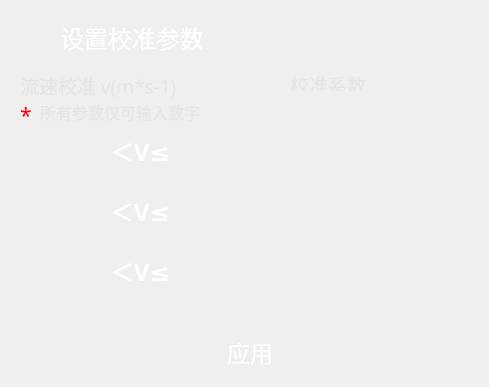
<?xml version="1.0" encoding="UTF-8"?>
<ui version="4.0">
 <class>SHGCVelocimeterSetUpWidget</class>
 <widget class="QWidget" name="SHGCVelocimeterSetUpWidget">
  <property name="geometry">
   <rect>
    <x>0</x>
    <y>0</y>
    <width>489</width>
    <height>387</height>
   </rect>
  </property>
  <property name="minimumSize">
   <size>
    <width>489</width>
    <height>387</height>
   </size>
  </property>
  <property name="windowTitle">
   <string>Form</string>
  </property>
  <property name="styleSheet">
   <string notr="true">background-image: url(:/images/resources/images/ui/flowVelocityMeasurement/VelocimeterInteractiveWidget_background.png);</string>
  </property>
  <widget class="QWidget" name="widget" native="true">
   <property name="geometry">
    <rect>
     <x>0</x>
     <y>0</y>
     <width>489</width>
     <height>387</height>
    </rect>
   </property>
   <property name="minimumSize">
    <size>
     <width>489</width>
     <height>387</height>
    </size>
   </property>
   <widget class="QPushButton" name="return_pushButton">
    <property name="geometry">
     <rect>
      <x>0</x>
      <y>10</y>
      <width>48</width>
      <height>48</height>
     </rect>
    </property>
    <property name="minimumSize">
     <size>
      <width>48</width>
      <height>48</height>
     </size>
    </property>
    <property name="styleSheet">
     <string notr="true">outline:0px;
background: transparent;
border-width:0;
border-style:outset;</string>
    </property>
    <property name="text">
     <string/>
    </property>
    <property name="icon">
     <iconset resource="../../qgc.qrc">
      <normaloff>:/images/resources/images/ui/flowVelocityMeasurement/velocimeterSetUpWidget_return.png</normaloff>:/images/resources/images/ui/flowVelocityMeasurement/velocimeterSetUpWidget_return.png</iconset>
    </property>
    <property name="iconSize">
     <size>
      <width>48</width>
      <height>48</height>
     </size>
    </property>
    <property name="flat">
     <bool>true</bool>
    </property>
   </widget>
   <widget class="QPushButton" name="close_pushButton">
    <property name="geometry">
     <rect>
      <x>440</x>
      <y>10</y>
      <width>48</width>
      <height>48</height>
     </rect>
    </property>
    <property name="minimumSize">
     <size>
      <width>48</width>
      <height>48</height>
     </size>
    </property>
    <property name="styleSheet">
     <string notr="true">outline:0px;
background: transparent;
border-width:0;
border-style:outset;</string>
    </property>
    <property name="text">
     <string/>
    </property>
    <property name="icon">
     <iconset resource="../../qgc.qrc">
      <normaloff>:/images/resources/images/ui/flowVelocityMeasurement/velocimeterSetUpWidget_close.png</normaloff>:/images/resources/images/ui/flowVelocityMeasurement/velocimeterSetUpWidget_close.png</iconset>
    </property>
    <property name="iconSize">
     <size>
      <width>48</width>
      <height>48</height>
     </size>
    </property>
    <property name="flat">
     <bool>true</bool>
    </property>
   </widget>
   <widget class="QLabel" name="label">
    <property name="geometry">
     <rect>
      <x>60</x>
      <y>20</y>
      <width>151</width>
      <height>31</height>
     </rect>
    </property>
    <property name="font">
     <font>
      <family>思源黑体</family>
     </font>
    </property>
    <property name="styleSheet">
     <string notr="true">outline:0px;
background: transparent;
border-width:0;
border-style:outset;</string>
    </property>
    <property name="text">
     <string>&lt;html&gt;&lt;head/&gt;&lt;body&gt;&lt;p&gt;&lt;span style=&quot; font-size:18pt; color:#ffffff;&quot;&gt;设置校准参数&lt;/span&gt;&lt;/p&gt;&lt;/body&gt;&lt;/html&gt;</string>
    </property>
   </widget>
   <widget class="QLabel" name="label_2">
    <property name="geometry">
     <rect>
      <x>20</x>
      <y>70</y>
      <width>161</width>
      <height>31</height>
     </rect>
    </property>
    <property name="font">
     <font>
      <family>思源黑体</family>
     </font>
    </property>
    <property name="styleSheet">
     <string notr="true">outline:0px;
background: transparent;
border-width:0;
border-style:outset;</string>
    </property>
    <property name="text">
     <string>&lt;html&gt;&lt;head/&gt;&lt;body&gt;&lt;p&gt;&lt;span style=&quot; font-size:14pt; color:#e5e5e5;&quot;&gt;流速校准 v(m*s-1)&lt;/span&gt;&lt;/p&gt;&lt;/body&gt;&lt;/html&gt;</string>
    </property>
   </widget>
   <widget class="QLabel" name="label_3">
    <property name="geometry">
     <rect>
      <x>20</x>
      <y>100</y>
      <width>16</width>
      <height>21</height>
     </rect>
    </property>
    <property name="font">
     <font>
      <family>思源黑体</family>
     </font>
    </property>
    <property name="styleSheet">
     <string notr="true">outline:0px;
background: transparent;
border-width:0;
border-style:outset;</string>
    </property>
    <property name="text">
     <string>&lt;html&gt;&lt;head/&gt;&lt;body&gt;&lt;p&gt;&lt;span style=&quot; font-size:16pt; color:#ff0000;&quot;&gt;*&lt;/span&gt;&lt;/p&gt;&lt;/body&gt;&lt;/html&gt;</string>
    </property>
   </widget>
   <widget class="QLabel" name="label_4">
    <property name="geometry">
     <rect>
      <x>40</x>
      <y>100</y>
      <width>171</width>
      <height>21</height>
     </rect>
    </property>
    <property name="font">
     <font>
      <family>思源黑体</family>
     </font>
    </property>
    <property name="styleSheet">
     <string notr="true">outline:0px;
background: transparent;
border-width:0;
border-style:outset;</string>
    </property>
    <property name="text">
     <string>&lt;html&gt;&lt;head/&gt;&lt;body&gt;&lt;p&gt;&lt;span style=&quot; font-size:12pt; color:#e5e5e5;&quot;&gt;所有参数仅可输入数字&lt;/span&gt;&lt;/p&gt;&lt;/body&gt;&lt;/html&gt;</string>
    </property>
   </widget>
   <widget class="QLabel" name="label_5">
    <property name="geometry">
     <rect>
      <x>290</x>
      <y>70</y>
      <width>81</width>
      <height>21</height>
     </rect>
    </property>
    <property name="font">
     <font>
      <family>思源黑体</family>
     </font>
    </property>
    <property name="styleSheet">
     <string notr="true">outline:0px;
background: transparent;
border-width:0;
border-style:outset;</string>
    </property>
    <property name="text">
     <string>&lt;html&gt;&lt;head/&gt;&lt;body&gt;&lt;p&gt;&lt;span style=&quot; font-size:14pt; color:#e5e5e5;&quot;&gt;校准系数&lt;/span&gt;&lt;/p&gt;&lt;/body&gt;&lt;/html&gt;</string>
    </property>
   </widget>
   <widget class="QScrollArea" name="scrollArea">
    <property name="geometry">
     <rect>
      <x>0</x>
      <y>121</y>
      <width>489</width>
      <height>200</height>
     </rect>
    </property>
    <property name="minimumSize">
     <size>
      <width>489</width>
      <height>200</height>
     </size>
    </property>
    <property name="styleSheet">
     <string notr="true">outline:0px;
background: transparent;
border-width:0;
border-style:outset;</string>
    </property>
    <property name="widgetResizable">
     <bool>true</bool>
    </property>
    <widget class="QWidget" name="scrollAreaWidgetContents">
     <property name="geometry">
      <rect>
       <x>0</x>
       <y>0</y>
       <width>489</width>
       <height>200</height>
      </rect>
     </property>
     <widget class="QWidget" name="widget_2" native="true">
      <property name="geometry">
       <rect>
        <x>0</x>
        <y>0</y>
        <width>491</width>
        <height>61</height>
       </rect>
      </property>
      <property name="styleSheet">
       <string notr="true">outline:0px;
background: transparent;
border-width:0;
border-style:outset;</string>
      </property>
      <widget class="QLineEdit" name="greaterThan_lineEdit">
       <property name="geometry">
        <rect>
         <x>20</x>
         <y>10</y>
         <width>80</width>
         <height>48</height>
        </rect>
       </property>
       <property name="minimumSize">
        <size>
         <width>80</width>
         <height>48</height>
        </size>
       </property>
       <property name="styleSheet">
        <string notr="true">background-image: url(:/images/resources/images/ui/flowVelocityMeasurement/inputBoxOK.png);
outline:0px;
border-width:0;
border-style:outset;</string>
       </property>
      </widget>
      <widget class="QLabel" name="V_label">
       <property name="geometry">
        <rect>
         <x>110</x>
         <y>10</y>
         <width>61</width>
         <height>41</height>
        </rect>
       </property>
       <property name="font">
        <font>
         <family>Source Han Sans CN</family>
        </font>
       </property>
       <property name="styleSheet">
        <string notr="true">outline:0px;
background: transparent;
border-width:0;
border-style:outset;</string>
       </property>
       <property name="text">
        <string>&lt;html&gt;&lt;head/&gt;&lt;body&gt;&lt;p&gt;&lt;span style=&quot; font-size:18pt; font-weight:600; color:#ffffff;&quot;&gt;＜V≤&lt;/span&gt;&lt;/p&gt;&lt;/body&gt;&lt;/html&gt;</string>
       </property>
      </widget>
      <widget class="QLineEdit" name="lessThan_lineEdit">
       <property name="geometry">
        <rect>
         <x>180</x>
         <y>10</y>
         <width>80</width>
         <height>48</height>
        </rect>
       </property>
       <property name="minimumSize">
        <size>
         <width>80</width>
         <height>48</height>
        </size>
       </property>
       <property name="styleSheet">
        <string notr="true">background-image: url(:/images/resources/images/ui/flowVelocityMeasurement/inputBoxOK.png);
outline:0px;
border-width:0;
border-style:outset;</string>
       </property>
      </widget>
      <widget class="QPushButton" name="reduce_pushButton">
       <property name="geometry">
        <rect>
         <x>380</x>
         <y>10</y>
         <width>48</width>
         <height>48</height>
        </rect>
       </property>
       <property name="minimumSize">
        <size>
         <width>48</width>
         <height>48</height>
        </size>
       </property>
       <property name="font">
        <font>
         <family>Agency FB</family>
        </font>
       </property>
       <property name="styleSheet">
        <string notr="true">outline:0px;
background: transparent;
border-width:0;
border-style:outset;</string>
       </property>
       <property name="text">
        <string/>
       </property>
       <property name="icon">
        <iconset resource="../../qgc.qrc">
         <normaloff>:/images/resources/images/ui/flowVelocityMeasurement/velocimeterSetUpWidget_reduce.png</normaloff>:/images/resources/images/ui/flowVelocityMeasurement/velocimeterSetUpWidget_reduce.png</iconset>
       </property>
       <property name="iconSize">
        <size>
         <width>48</width>
         <height>48</height>
        </size>
       </property>
      </widget>
      <widget class="QPushButton" name="plus_pushButton">
       <property name="geometry">
        <rect>
         <x>430</x>
         <y>10</y>
         <width>48</width>
         <height>48</height>
        </rect>
       </property>
       <property name="minimumSize">
        <size>
         <width>48</width>
         <height>48</height>
        </size>
       </property>
       <property name="styleSheet">
        <string notr="true">outline:0px;
background: transparent;
border-width:0;
border-style:outset;</string>
       </property>
       <property name="text">
        <string/>
       </property>
       <property name="icon">
        <iconset resource="../../qgc.qrc">
         <normaloff>:/images/resources/images/ui/flowVelocityMeasurement/velocimeterSetUpWidget_plus.png</normaloff>:/images/resources/images/ui/flowVelocityMeasurement/velocimeterSetUpWidget_plus.png</iconset>
       </property>
       <property name="iconSize">
        <size>
         <width>48</width>
         <height>48</height>
        </size>
       </property>
      </widget>
      <widget class="QLineEdit" name="coefficient_lineEdit">
       <property name="geometry">
        <rect>
         <x>290</x>
         <y>10</y>
         <width>80</width>
         <height>48</height>
        </rect>
       </property>
       <property name="minimumSize">
        <size>
         <width>80</width>
         <height>48</height>
        </size>
       </property>
       <property name="styleSheet">
        <string notr="true">background-image: url(:/images/resources/images/ui/flowVelocityMeasurement/inputBoxOK.png);
outline:0px;
border-width:0;
border-style:outset;</string>
       </property>
      </widget>
     </widget>
     <widget class="QWidget" name="widget_3" native="true">
      <property name="geometry">
       <rect>
        <x>0</x>
        <y>60</y>
        <width>491</width>
        <height>61</height>
       </rect>
      </property>
      <property name="styleSheet">
       <string notr="true">outline:0px;
background: transparent;
border-width:0;
border-style:outset;</string>
      </property>
      <widget class="QLineEdit" name="greaterThan_lineEdit_2">
       <property name="geometry">
        <rect>
         <x>20</x>
         <y>10</y>
         <width>80</width>
         <height>48</height>
        </rect>
       </property>
       <property name="minimumSize">
        <size>
         <width>80</width>
         <height>48</height>
        </size>
       </property>
       <property name="styleSheet">
        <string notr="true">background-image: url(:/images/resources/images/ui/flowVelocityMeasurement/inputBoxOK.png);
outline:0px;
border-width:0;
border-style:outset;</string>
       </property>
      </widget>
      <widget class="QLabel" name="V_label_2">
       <property name="geometry">
        <rect>
         <x>110</x>
         <y>10</y>
         <width>61</width>
         <height>41</height>
        </rect>
       </property>
       <property name="font">
        <font>
         <family>Source Han Sans CN</family>
        </font>
       </property>
       <property name="styleSheet">
        <string notr="true">outline:0px;
background: transparent;
border-width:0;
border-style:outset;</string>
       </property>
       <property name="text">
        <string>&lt;html&gt;&lt;head/&gt;&lt;body&gt;&lt;p&gt;&lt;span style=&quot; font-size:18pt; font-weight:600; color:#ffffff;&quot;&gt;＜V≤&lt;/span&gt;&lt;/p&gt;&lt;/body&gt;&lt;/html&gt;</string>
       </property>
      </widget>
      <widget class="QLineEdit" name="lessThan_lineEdit_2">
       <property name="geometry">
        <rect>
         <x>180</x>
         <y>10</y>
         <width>80</width>
         <height>48</height>
        </rect>
       </property>
       <property name="minimumSize">
        <size>
         <width>80</width>
         <height>48</height>
        </size>
       </property>
       <property name="styleSheet">
        <string notr="true">background-image: url(:/images/resources/images/ui/flowVelocityMeasurement/inputBoxOK.png);
outline:0px;
border-width:0;
border-style:outset;</string>
       </property>
      </widget>
      <widget class="QPushButton" name="reduce_pushButton_2">
       <property name="geometry">
        <rect>
         <x>380</x>
         <y>10</y>
         <width>48</width>
         <height>48</height>
        </rect>
       </property>
       <property name="minimumSize">
        <size>
         <width>48</width>
         <height>48</height>
        </size>
       </property>
       <property name="font">
        <font>
         <family>Agency FB</family>
        </font>
       </property>
       <property name="styleSheet">
        <string notr="true">outline:0px;
background: transparent;
border-width:0;
border-style:outset;</string>
       </property>
       <property name="text">
        <string/>
       </property>
       <property name="icon">
        <iconset resource="../../qgc.qrc">
         <normaloff>:/images/resources/images/ui/flowVelocityMeasurement/velocimeterSetUpWidget_reduce.png</normaloff>:/images/resources/images/ui/flowVelocityMeasurement/velocimeterSetUpWidget_reduce.png</iconset>
       </property>
       <property name="iconSize">
        <size>
         <width>48</width>
         <height>48</height>
        </size>
       </property>
      </widget>
      <widget class="QPushButton" name="plus_pushButton_2">
       <property name="geometry">
        <rect>
         <x>430</x>
         <y>10</y>
         <width>48</width>
         <height>48</height>
        </rect>
       </property>
       <property name="minimumSize">
        <size>
         <width>48</width>
         <height>48</height>
        </size>
       </property>
       <property name="styleSheet">
        <string notr="true">outline:0px;
background: transparent;
border-width:0;
border-style:outset;</string>
       </property>
       <property name="text">
        <string/>
       </property>
       <property name="icon">
        <iconset resource="../../qgc.qrc">
         <normaloff>:/images/resources/images/ui/flowVelocityMeasurement/velocimeterSetUpWidget_plus.png</normaloff>:/images/resources/images/ui/flowVelocityMeasurement/velocimeterSetUpWidget_plus.png</iconset>
       </property>
       <property name="iconSize">
        <size>
         <width>48</width>
         <height>48</height>
        </size>
       </property>
      </widget>
      <widget class="QLineEdit" name="coefficient_lineEdit_2">
       <property name="geometry">
        <rect>
         <x>290</x>
         <y>10</y>
         <width>80</width>
         <height>48</height>
        </rect>
       </property>
       <property name="minimumSize">
        <size>
         <width>80</width>
         <height>48</height>
        </size>
       </property>
       <property name="styleSheet">
        <string notr="true">background-image: url(:/images/resources/images/ui/flowVelocityMeasurement/inputBoxOK.png);
outline:0px;
border-width:0;
border-style:outset;</string>
       </property>
      </widget>
     </widget>
     <widget class="QWidget" name="widget_4" native="true">
      <property name="geometry">
       <rect>
        <x>0</x>
        <y>120</y>
        <width>491</width>
        <height>61</height>
       </rect>
      </property>
      <property name="styleSheet">
       <string notr="true">outline:0px;
background: transparent;
border-width:0;
border-style:outset;</string>
      </property>
      <widget class="QLineEdit" name="greaterThan_lineEdit_3">
       <property name="geometry">
        <rect>
         <x>20</x>
         <y>10</y>
         <width>80</width>
         <height>48</height>
        </rect>
       </property>
       <property name="minimumSize">
        <size>
         <width>80</width>
         <height>48</height>
        </size>
       </property>
       <property name="styleSheet">
        <string notr="true">background-image: url(:/images/resources/images/ui/flowVelocityMeasurement/inputBoxOK.png);
outline:0px;
border-width:0;
border-style:outset;</string>
       </property>
      </widget>
      <widget class="QLabel" name="V_label_3">
       <property name="geometry">
        <rect>
         <x>110</x>
         <y>10</y>
         <width>61</width>
         <height>41</height>
        </rect>
       </property>
       <property name="font">
        <font>
         <family>Source Han Sans CN</family>
        </font>
       </property>
       <property name="styleSheet">
        <string notr="true">outline:0px;
background: transparent;
border-width:0;
border-style:outset;</string>
       </property>
       <property name="text">
        <string>&lt;html&gt;&lt;head/&gt;&lt;body&gt;&lt;p&gt;&lt;span style=&quot; font-size:18pt; font-weight:600; color:#ffffff;&quot;&gt;＜V≤&lt;/span&gt;&lt;/p&gt;&lt;/body&gt;&lt;/html&gt;</string>
       </property>
      </widget>
      <widget class="QLineEdit" name="lessThan_lineEdit_3">
       <property name="geometry">
        <rect>
         <x>180</x>
         <y>10</y>
         <width>80</width>
         <height>48</height>
        </rect>
       </property>
       <property name="minimumSize">
        <size>
         <width>80</width>
         <height>48</height>
        </size>
       </property>
       <property name="styleSheet">
        <string notr="true">background-image: url(:/images/resources/images/ui/flowVelocityMeasurement/inputBoxOK.png);
outline:0px;
border-width:0;
border-style:outset;</string>
       </property>
      </widget>
      <widget class="QPushButton" name="reduce_pushButton_3">
       <property name="geometry">
        <rect>
         <x>380</x>
         <y>10</y>
         <width>48</width>
         <height>48</height>
        </rect>
       </property>
       <property name="minimumSize">
        <size>
         <width>48</width>
         <height>48</height>
        </size>
       </property>
       <property name="font">
        <font>
         <family>Agency FB</family>
        </font>
       </property>
       <property name="styleSheet">
        <string notr="true">outline:0px;
background: transparent;
border-width:0;
border-style:outset;</string>
       </property>
       <property name="text">
        <string/>
       </property>
       <property name="icon">
        <iconset resource="../../qgc.qrc">
         <normaloff>:/images/resources/images/ui/flowVelocityMeasurement/velocimeterSetUpWidget_reduce.png</normaloff>:/images/resources/images/ui/flowVelocityMeasurement/velocimeterSetUpWidget_reduce.png</iconset>
       </property>
       <property name="iconSize">
        <size>
         <width>48</width>
         <height>48</height>
        </size>
       </property>
      </widget>
      <widget class="QPushButton" name="plus_pushButton_3">
       <property name="geometry">
        <rect>
         <x>430</x>
         <y>10</y>
         <width>48</width>
         <height>48</height>
        </rect>
       </property>
       <property name="minimumSize">
        <size>
         <width>48</width>
         <height>48</height>
        </size>
       </property>
       <property name="styleSheet">
        <string notr="true">outline:0px;
background: transparent;
border-width:0;
border-style:outset;</string>
       </property>
       <property name="text">
        <string/>
       </property>
       <property name="icon">
        <iconset resource="../../qgc.qrc">
         <normaloff>:/images/resources/images/ui/flowVelocityMeasurement/velocimeterSetUpWidget_plus.png</normaloff>:/images/resources/images/ui/flowVelocityMeasurement/velocimeterSetUpWidget_plus.png</iconset>
       </property>
       <property name="iconSize">
        <size>
         <width>48</width>
         <height>48</height>
        </size>
       </property>
      </widget>
      <widget class="QLineEdit" name="coefficient_lineEdit_3">
       <property name="geometry">
        <rect>
         <x>290</x>
         <y>10</y>
         <width>80</width>
         <height>48</height>
        </rect>
       </property>
       <property name="minimumSize">
        <size>
         <width>80</width>
         <height>48</height>
        </size>
       </property>
       <property name="styleSheet">
        <string notr="true">background-image: url(:/images/resources/images/ui/flowVelocityMeasurement/inputBoxOK.png);
outline:0px;
border-width:0;
border-style:outset;</string>
       </property>
      </widget>
     </widget>
    </widget>
   </widget>
   <widget class="QWidget" name="application_widget" native="true">
    <property name="geometry">
     <rect>
      <x>210</x>
      <y>330</y>
      <width>80</width>
      <height>44</height>
     </rect>
    </property>
    <property name="minimumSize">
     <size>
      <width>80</width>
      <height>44</height>
     </size>
    </property>
    <property name="styleSheet">
     <string notr="true">background-image: url(:/images/resources/images/ui/flowVelocityMeasurement/theRoundedRectangle_blue.png);</string>
    </property>
    <widget class="QPushButton" name="application_pushButton">
     <property name="geometry">
      <rect>
       <x>0</x>
       <y>0</y>
       <width>80</width>
       <height>44</height>
      </rect>
     </property>
     <property name="minimumSize">
      <size>
       <width>80</width>
       <height>44</height>
      </size>
     </property>
     <property name="font">
      <font>
       <family>思源黑体</family>
       <pointsize>17</pointsize>
      </font>
     </property>
     <property name="styleSheet">
      <string notr="true">QPushButton{
	background: url();background-repeat: no-repeat;background-position:left;border:none;color:rgb(255, 255, 255);
}</string>
     </property>
     <property name="text">
      <string>应用</string>
     </property>
     <property name="flat">
      <bool>true</bool>
     </property>
    </widget>
   </widget>
  </widget>
 </widget>
 <resources>
  <include location="../../qgc.qrc"/>
 </resources>
 <connections/>
</ui>
